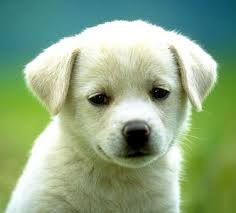
#> input picture Project1/test.jpeg, 236 x 213 px, found by its file name
$ python canny.py
#> lines starting #> are read from the running program, lines starting #| are printed output that depends on the picture; after the words box and inside, x2 and y2 are one past the last pixel; in counts of white or black regions, pixels touching at a corner belong together
''' file name : canny.py
Description : This sample shows how to find edges using canny edge detection
This is Python version of this tutorial : http://opencv.itseez.com/doc/tutorials/imgproc/imgtrans/canny_detector/canny_detector.html
Level : Beginner
Benefits : Learn to apply canny edge detection to images.
Usage : python canny.py
Written by : Abid K. (abidrahman2@gmail.com) , Visit opencvpython.blogspot.com for more tutorials '''


import cv2
import numpy as np

def CannyThreshold(lowThreshold):
    detected_edges = cv2.GaussianBlur(gray,(3,3),0)
    detected_edges = cv2.Canny(detected_edges, lowThreshold, lowThreshold*ratio, apertureSize = kernel_size)
    dst = cv2.bitwise_and(img,img,mask = detected_edges)  # just add some colours to edges from original image.
    cv2.imshow('canny demo',dst)

lowThreshold = 0
max_lowThreshold = 100
ratio = 3
kernel_size = 3

img = cv2.imread('test.jpeg')
#> img is the input picture: shape (213, 236, 3); mean B, G, R 132.5, 168.1, 142
gray = cv2.cvtColor(img,cv2.COLOR_BGR2GRAY)
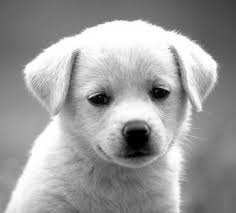
#> gray: shape (213, 236); min 0, max 255, mean 156.2

cv2.namedWindow('canny demo')

cv2.createTrackbar('Min threshold','canny demo',lowThreshold, max_lowThreshold, CannyThreshold)
#> slider 'Min threshold' is set to 20

CannyThreshold(0)  # initialization
#> in CannyThreshold, `detected_edges = cv2.Canny(detected_edges, lowThreshold, lowThreshold*..`:
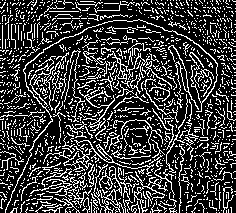
#> detected_edges: shape (213, 236); 24.1% white in thin lines or dots
#> in CannyThreshold, `dst = cv2.bitwise_and(img,img,mask = detected_edges)`:
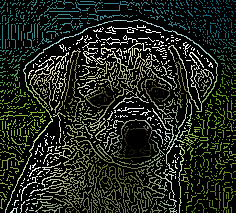
#> dst: shape (213, 236, 3); mean B, G, R 31.7, 40.5, 34.8
if cv2.waitKey(0) == 27:
#> call 2 of CannyThreshold, with lowThreshold = 20
#> in CannyThreshold (call 2), `detected_edges = cv2.Canny(detected_edges, lowThreshold, lowThreshold*..`:
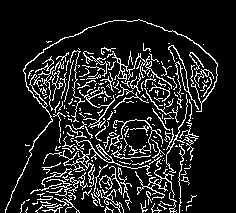
#> detected_edges: shape (213, 236); 13% white in thin lines or dots, all inside (x1, y1, x2, y2) = (5, 19, 218, 213)
#> in CannyThreshold (call 2), `dst = cv2.bitwise_and(img,img,mask = detected_edges)`:
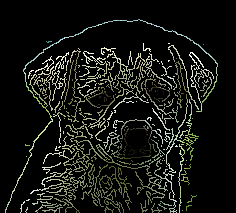
#> dst: shape (213, 236, 3); mean B, G, R 18.2, 22.6, 21.2
#> (key Esc is pressed here)
    cv2.destroyAllWindows()

# visit for output results : http://opencvpython.blogspot.com/2012/06/image-derivatives-sobel-and-scharr.html
